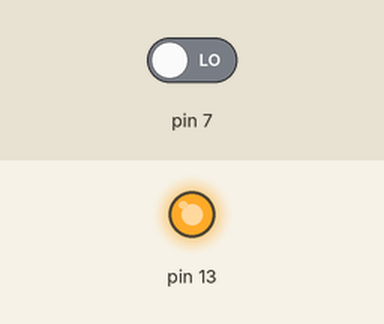
Bench run of a sketch on a simulated Arduino Uno, built with avr-gcc and run on an emulated ATmega328P. Shown: output pins drawn as LEDs (lit = HIGH). The inputs (shaded band) are chosen by the test bench; at power-on: pin 7 LOW.

Above: at 1.2 s.
1.3 s: pin 7 driven HIGH
At 2.0 s:
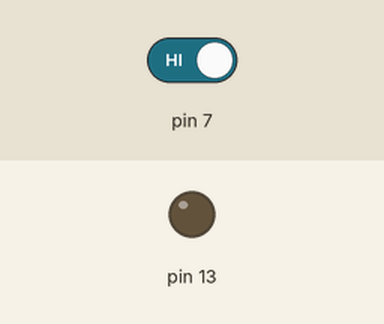
2.9 s: pin 7 driven LOW
At 3.2 s:
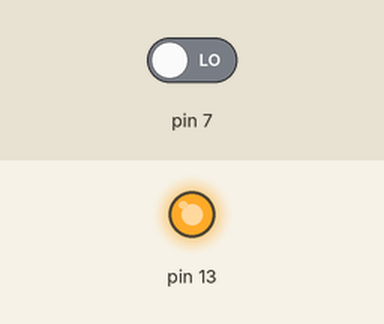
Timing chart, 0 to 5.9 s (numbered marks = the images above; inputs shaded):
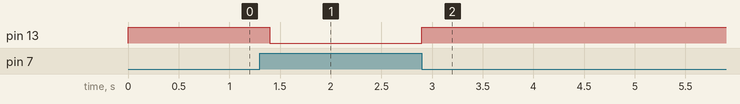

Measured:
- after the input at 1.3 s, pin 13: HIGH → LOW after 0.10 s
- after the input at 2.9 s, pin 13: LOW → HIGH at once

The sketch:

Lesson_1c.ino
```cpp
int i=0;

void setup() {
  pinMode(7,INPUT);
  pinMode(13,OUTPUT);
  digitalWrite(13,LOW);
}

void loop() {
  if(digitalRead(7) == HIGH) i=1;
  else i=0;

  if(i==1){//タクトスイッチoff
      digitalWrite(13,LOW);
//    digitalWrite(13,HIGH);
//    delay(100);
//    digitalWrite(13,LOW);
//    delay(900);
   }else{
    digitalWrite(13,HIGH);
    delay(100);
    digitalWrite(3,LOW);
    delay(100);
   }
}
```
